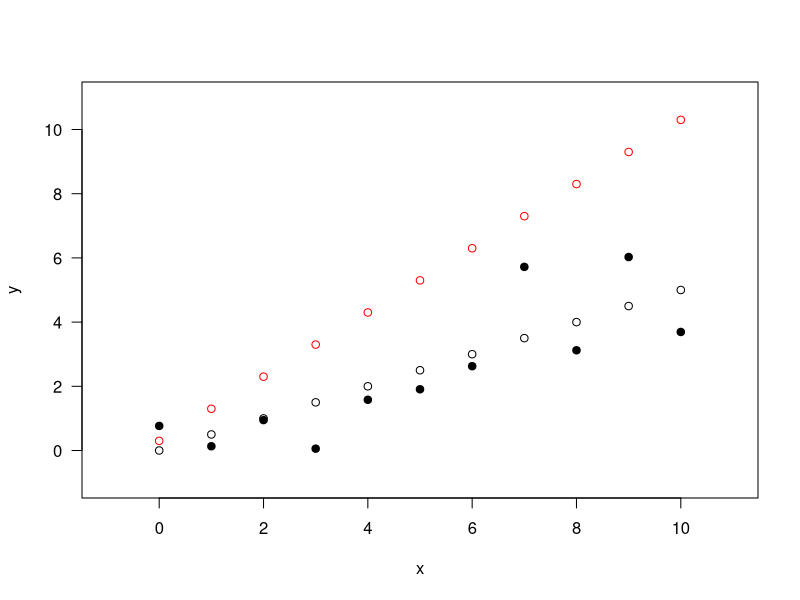
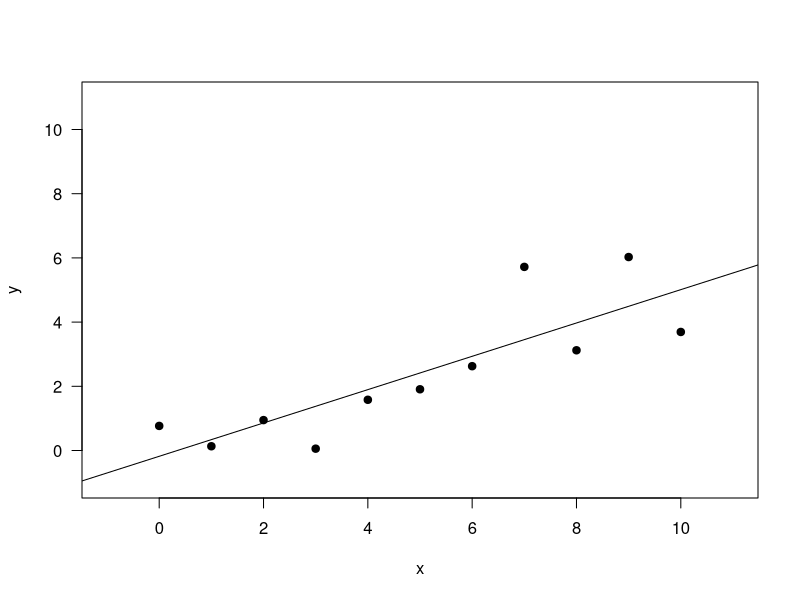
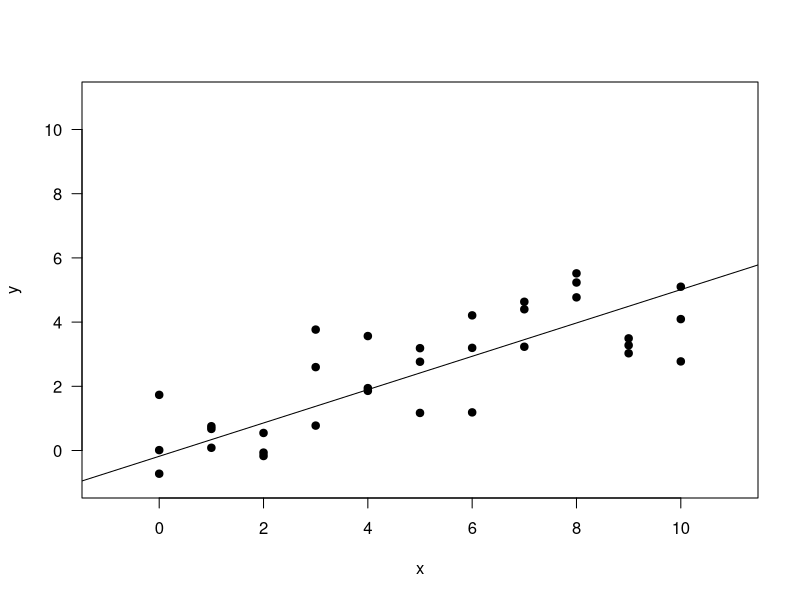
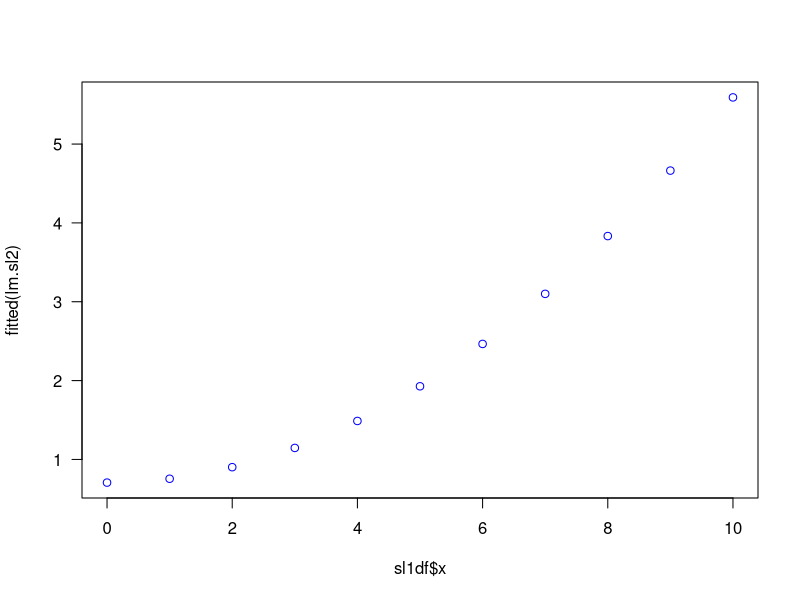
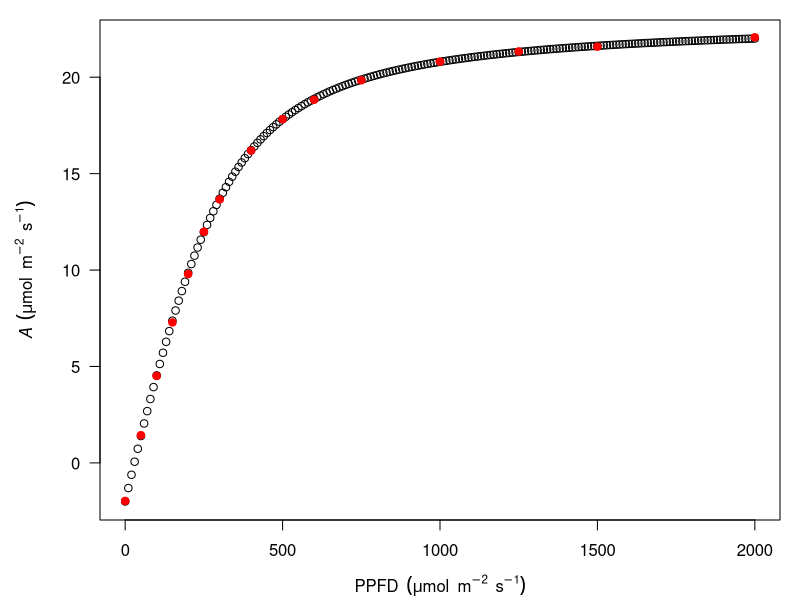
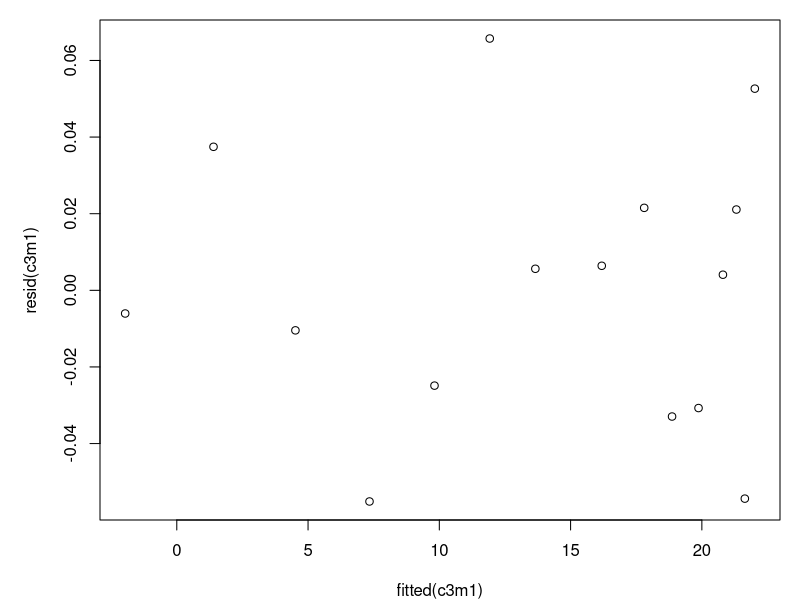
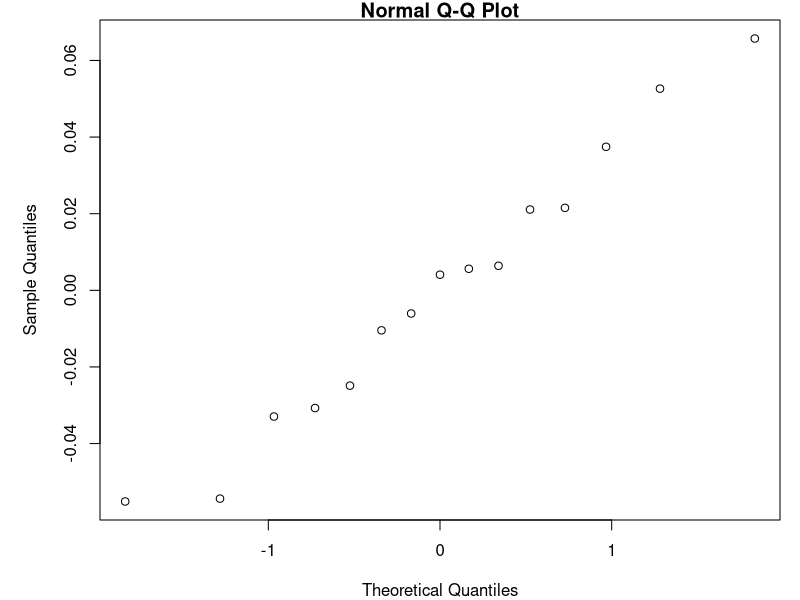
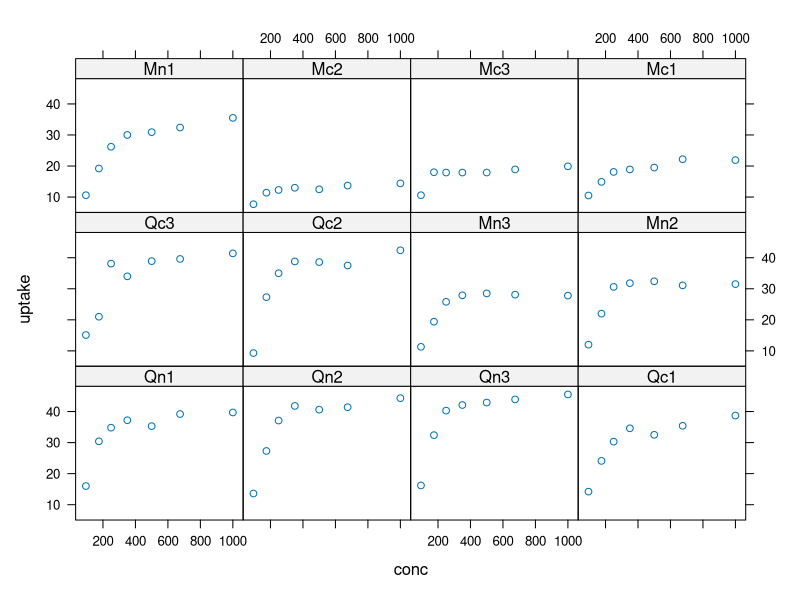

These charts were generated, in order, by the following R code:
#' ---
#' title: "Non-linear regression and some tools for doing it"
#' author: "Sam Taylor"  
#' date: "`r format(Sys.time(), '%d %B, %Y')`"
#' output: html_document
#' ---
#' 

#'The aim here is to show what non-linear regression does and show some tools
#'that help with success in applying it.  
#'  
#'A key disclaimer is that when you are using non-linear models,
#'your data might be worse than you think, so some parameters
#'may not identify as non-zero or estimate stably.  
#'  
#'Another useful hint is that when you are using complex (and even simple)
#'functions, you will have a better chance of understanding why they fit
#'(or don't) if you play around with your function of choice.
#'Going between trying to fit models and seeing what range is sensible for 
#'parameters by just trying out the maths is important for getting to grips
#'with how sensitive each parameter is. It will help you establish what makes
#'sense to 'fix' versus 'estimate'. 
#'  
#'I haven't managed to fit mixed-effects into this demo',
#'but they can be an important way of handling replication in non-linear models,
#'where a 'replicate' commonly consists of a data series from one source.  
#'  
#'## Let's start by reviewing a basic linear model
#'  $y = mx + c$ is obviously linear
#'  We can make a function that evaluates it
sl <- function(m, c, x){
  m * x + c
}

sl1 <- sl(m = 0.5,
          c = 0,
          x = c(0:10)
          )

plot(sl1 ~ c(0:10),
     xlab = "x",
     ylab= "y",
     xlim = c(-1, 11),
     ylim = c(-1, 11),
     las = 1
     )

#trying some different parameters
sl2 <- sl(m = 1,
          c = 0.3,
          x = c(0:10)
          )
points(sl2 ~ c(0:10), col = "red")

#use sl() with rnorm() to generate a model dataset
sl1df <- data.frame(
  x = c(0:10),
  y = rnorm(11, sl1)
)
points(y ~ x, pch = 19, data = sl1df)

#'`lm()` will fit linear models
lm.sl1 <- lm(y ~ x, data = sl1df)
#look at coefficients and their difference from 0
summary(lm.sl1)
#add the best fit line to the plot
plot(y ~ x,
      xlab = "x",
      ylab= "y",
      xlim = c(-1, 11),
      ylim = c(-1, 11),
      pch = 19,
      data = sl1df,
      las = 1
      )
abline(lm.sl1)

#'Note that the coefficients here don't exactly match the input values:  
#'$m = 0.5$ but `x` $\neq0.5$ (`x` is the slope of the regression)  
#'$c = 0$ but `(Intercept)` $\neq0$  
#'From a statistical standpoint, 
#'these estimates are consistent with the inputs:
#'e.g. `(Intercept)` is not significantly different from 0  
#'  
#'If we increase the replication, estimates get better. 

sl1df_ext <- data.frame(
  x = rep(c(0:10), 3),
  y = rnorm(33, rep(sl1, 3))
)

lm.sl1_ext <- lm(y ~ x, data = sl1df_ext)

summary(lm.sl1_ext)

plot(y ~ x,
     xlab = "x",
     ylab= "y",
     xlim = c(-1, 11),
     ylim = c(-1, 11),
     pch = 19,
     data = sl1df_ext,
     las = 1
)
abline(lm.sl1)
#'This is hopefully not news to you, but a useful reminder when tearing your
#'hair over failure to fit non-linear model parameters - 
#'issues with non-linear models usually stem from not having
#'enough data to get good estimates of parameters.
#'  
#'## When is a model non-linear?
#'    
#'`lm()` deals with any function of the form 
#'$y = ax + bx +  cx$ and with transformations, and extend to models with $\log$ 
#'or exponents e.g. $y = ax + bx +  cx^2$

sl1df$x2 <- sl1df$x^2
lm.sl2 <- lm(y ~ x2, data = sl1df)
plot(fitted(lm.sl2) ~ sl1df$x,
     col = "blue",
     las = 1
)

#'This is clearly not a 'linear equation'  
#'  
#'Similarly, empirical, *wiggly* polynomial functions, can also be fit using
#'non-parametric `loess()` or parametric GAM methods 
#'(GAM is a whole topic unto itself).  
#'  
#''Non-linear models' are thus subtly different from 'non-linear equations' :-o  
#''Non-linear models' are usually pre-defined and chosen for their form/
#'theoretical underpinning.  
#'  
#'An ecologist might model a
#'saturating function for Holling predation responses 
#'$C = \frac{\alpha N^n}{1 + \alpha tN^n}$.  
#'  
#'A biochemist might be interested in Michaelis-Menten models for
#'enzyme kinetics
#'$v = V_{max}\frac{[S]}{K_M + [S]}$.  
#'  
#'These are both non-linear models because they are not expressed as
#'$y = ax + bx +  cx$.  
#'  
#'The old school method was to linearise models like these before analysis.
#'e.g., the Lineweaver-Burk linearisation of the Michaelis-Menten equation:
#'$\frac {1}{v}=\frac {K_M}{V_{max}}\cdot \frac {1}{[S]}+\frac {1}{V_{max}}$
#'horrible in this case because you end up with
#'compound variables ($y = \frac{1}{V}, m = \frac{K_M}{V_{max}}$). 
#'These old methods are often robust alternatives to non-linear regression,
#'but in some cases they may be so robust they will provide parameter estimates 
#'even when the data is of dubious quality.
#'  
#'##Let's fit a non-linear model!
#'In my world of plant physiology, a relatively commonly used model for 
#'the response of photosynthesis to light is the non-rectangular hyperbola
#'$A = \frac{\phi Q + A_{sat} -
#' \sqrt{(\phi Q + A_{sat})^2 - (4\theta\phi QA_{sat})}
#' }{2\theta} - R_d$.  
#'This isn't mechanistic, but its parameters align with biological expectations

#create a function that evaluates the non-rectangular hyperbola
AQ.form <- function(phi, Asat, theta, Rd, Q){
  (phi * Q + Asat - sqrt((phi * Q + Asat)^2 - (4 * theta * phi * Q * Asat))) /
      (2 * theta) - Rd
}

#reasonable theoretical values for a C3 plant
c3 <- AQ.form(phi = 0.07,
              Asat = 25,
              theta = 0.8,
              Rd = 2,
              Q = seq(0, 2000, 10)
              )
par(mar = c(4, 5, 1, 1))
plot(c3 ~ seq(0, 2000, 10),
     ylab = expression(italic(A)~~(mu*mol~~m^-2~~s^-1)),
     xlab = expression(PPFD~~(mu*mol~~m^-2~~s^-1)),
     las = 1
     )

#most protocols would look more like this
Qexpt <- c(2000, 1500, 1250, 1000, 750, 600, 500, 400,
           300, 250, 200, 150, 100, 50, 0
           )
c3ideal <- AQ.form(phi = 0.07,
                  Asat = 25,
                  theta = 0.8,
                  Rd = 2,
                  Q = Qexpt
)
c3expt <- data.frame(
  A = rnorm(n = length(Qexpt), mean = c3ideal, sd = 1/20),
  Q = Qexpt
)
points(A ~ Q, data = c3expt, pch = 19, col = "red")

#'The most convenient way to fit this function uses non-linear least squares `nls`
#'Several settings are worth noting here:  
#'-`start =` this names vector/list holds the all-critical initial values 
#'if it is missing the model will fail because it can't find all the parameters
#'it needs for its first interation  
#'-`algorithm =` is the optimisation algorithm used to find minima for multiple
#'parameters. The default is Gauss-Newton, which does not work with this model
#'because it is unbounded so can explore negative parameter values that result 
#'in non-real values for this function. `"port"` enables setting bounds.  
#'-`lower =` actually setting the bounds for all of the parameters  
#'-`trace = TRUE` is a handy diagnostic if you're struggling to guess good
#'starting values because it prints each round of values tried by the algorithm.
#'You can use it to identify starting values that might need bounds setting, or
#'to home in on values that will work well.    
c3m1 <- nls(
  formula = A ~
    (phi * Q + Asat - sqrt((phi * Q + Asat)^2 - (4 * theta * phi * Q * Asat))) /
      (2 * theta) - Rd,
  data = c3expt,
  start = c(phi = 0.05, Asat = 20, theta = 0.5, Rd = 1.5),
  algorithm = "port",
  lower = c(phi = 0, Asat = 0, theta = 0, Rd = 0),
  trace = TRUE
)

summary(c3m1)
#'This is still least squares with parametric assumptions, so you should check
#'distribution of residual and normality.  
#'  
#'Residuals checks are really important to ensure your model is roughly
#'the right shape.  
#'  
#'In this example, they're both adequate because the data were derived as a
#'normal distribution around the theoretical model.
plot(resid(c3m1) ~ fitted(c3m1))
qqnorm(resid(c3m1))

#'It's a bit of a misuse of the data, since the values are *A* versus [CO$_2$]
#'but we can illustrate how to handle multiple curves with the R's 'CO2' data.  
#'  
#'Excuse my use of lattice rather than ggplot...
library(lattice)
xyplot(uptake ~ conc | Plant, data = CO2)

#'You can get a quick evaluation of parameters for every plant using `nlsList()`
#'from `nlme` provided you don't need bounds... (so the example I was building
#'died right here - a more manual approach is needed for that one... probably,
#'build a function that fits the nls and reports coefficients,
#'then loop or `tapply` it).  
#'  
#'Points to note  
#'- it's `model`, not `formula`, and there's grouping using `|`
#'- I'm also using a built in `SSasympOff()` function - akin to AQ.form above (I'll add formula here later)
#'and tweaked to get running nicely
library(nlme)
CO2m1 <- nlsList(
  model = uptake ~ SSasympOff(conc, Asym, lrc, c0) | Plant,
  data = CO2,
  start = c(Asym = 30, lrc = -4.5, c0 = 52)
)

#'Convenient output with stats
summary(CO2m1)

#' You can plot validations simply
plot(resid(CO2m1)~fitted(CO2m1))
qqnorm(resid(CO2m1))

#'or more usefully
xyplot(resid(CO2m1) ~ fitted(CO2m1) | CO2$Plant)

#'and there are tools for more detailed visualisation
plot(coef(CO2m1))
plot(augPred(CO2m1))

#'The story of `nlme()` (mixed effects) will need to wait for another time...
#'And, if you feel really brave, and none of these pre-built functions work
#'there's always the option of building your own by using `optim()` to do
#'parameter searches while minimising sums of squares...
